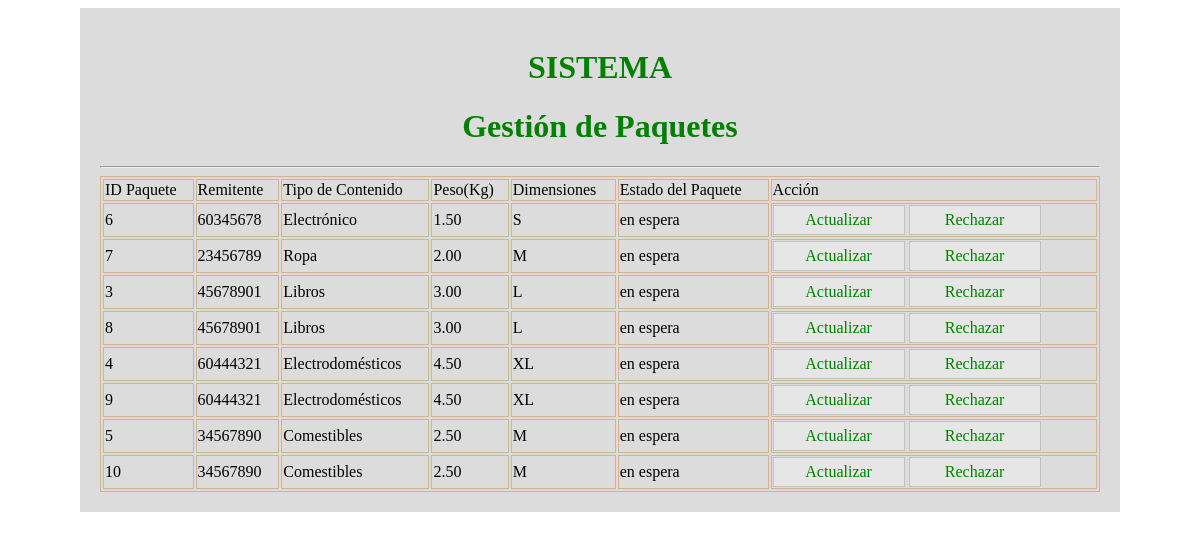
The page /MVC/vistaempleado.php on the database its author committed.
### tables this page shows
CREATE TABLE paquete(
	id_paquete INT(8) AUTO_INCREMENT PRIMARY KEY,
    tipo_contenido VARCHAR(20) NOT NULL,
    peso DECIMAL(3,2) NOT NULL,
    dimenciones VARCHAR(30) NOT NULL,
    estado_paquete VARCHAR(20) NOT NULL,
    id_envio INT(8) NOT NULL,
    FOREIGN KEY (id_envio) REFERENCES envio (id_envio) ON DELETE CASCADE ON UPDATE CASCADE
);

CREATE TABLE usuario(
	num_documento CHAR(8)  PRIMARY KEY,
    tipo_documento VARCHAR(3) NOT NULL,
    nombre VARCHAR(40) NOT NULL,
	telefono CHAR(9) DEFAULT NULL
);

### MVC/vistaempleado.php (the view, shortened to what this page needs)
<?php
require_once 'conexion.php';
    ?>
    <?php
$query = "
    SELECT p.id_paquete, p.tipo_contenido, p.peso, p.dimenciones, p.estado_paquete,
    e.clave, e.u_remitente, u.num_documento, e.origen, a.id_agencia, a.provincia
    FROM paquete p
    INNER JOIN envio e ON p.id_envio = e.id_envio
    INNER JOIN usuario u ON e.u_remitente = u.num_documento
    INNER JOIN agencia a ON e.origen = a.id_agencia
    WHERE p.estado_paquete = 'en espera';
";
$result = $conn->query($query);
?>
<?php require_once("vista/layout/header.php"); ?>
<h1 class="text-center">Gestión de Paquetes</h1>
<hr>
        <?php
        if ($result && $result->num_rows > 0) {
        ?>
        <table>
            <tr>
                <td>ID Paquete</td>
                <td>Remitente</td>
                <td>Tipo de Contenido</td>
                <td>Peso(Kg)</td>
                <td>Dimensiones</td>
                <td>Estado del Paquete</td>
                <td>Acción</td>
            </tr>
            <tbody>
                <?php while ($row = $result->fetch_assoc()): ?>
                    <tr>
                        <td><?php echo htmlspecialchars($row['id_paquete']); ?></td>
                        <td><?php echo htmlspecialchars($row['num_documento']); ?></td>
                        <td><?php echo htmlspecialchars($row['tipo_contenido']); ?></td>
                        <td><?php echo htmlspecialchars($row['peso']); ?></td>
                        <td><?php echo htmlspecialchars($row['dimenciones']); ?></td>
                        <td><?php echo htmlspecialchars($row['estado_paquete']); ?></td>
                        <td>
                            <a class="btn" href='vistaempleado.php?m=actualizar_paquete&id=<?php echo urlencode($row['id_paquete']); ?>'>Actualizar</a>
                            <a class="btn" href='vistaempleado.php?m=rechazar_paquete&id=<?php echo urlencode($row['id_paquete']); ?>'>Rechazar</a>
                        </td>
                    </tr>
                <?php endwhile; ?>
            </tbody>
        </table>
        <?php
        } else {
            echo "<p class='text-center'>No hay paquetes en espera.</p>";
        }
        ?>
<?php require_once("vista/layout/footer.php"); ?>

### MVC/vista/css/app.css (style rules this page uses)
.text-center { text-align: center; color: green; }
table { width: 100%; }
table,tr,td { border:1px solid tan; }
h1 { text-align: center; color: green; }

### rows shown on the page
paquete: id_paquete "6", usuario.num_documento "60345678", tipo_contenido "Electrónico", peso "1.50", dimenciones "S", estado_paquete "en espera"
paquete: id_paquete "7", usuario.num_documento "23456789", tipo_contenido "Ropa", peso "2.00", dimenciones "M", estado_paquete "en espera"
paquete: id_paquete "3", usuario.num_documento "45678901", tipo_contenido "Libros", peso "3.00", dimenciones "L", estado_paquete "en espera"
paquete: id_paquete "8", usuario.num_documento "45678901", tipo_contenido "Libros", peso "3.00", dimenciones "L", estado_paquete "en espera"
paquete: id_paquete "4", usuario.num_documento "60444321", tipo_contenido "Electrodomésticos", peso "4.50", dimenciones "XL", estado_paquete "en espera"
paquete: id_paquete "9", usuario.num_documento "60444321", tipo_contenido "Electrodomésticos", peso "4.50", dimenciones "XL", estado_paquete "en espera"
paquete: id_paquete "5", usuario.num_documento "34567890", tipo_contenido "Comestibles", peso "2.50", dimenciones "M", estado_paquete "en espera"
paquete: id_paquete "10", usuario.num_documento "34567890", tipo_contenido "Comestibles", peso "2.50", dimenciones "M", estado_paquete "en espera"
